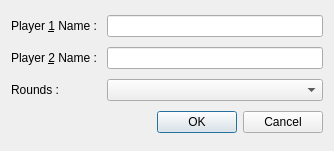
<?xml version="1.0" encoding="UTF-8"?>
<ui version="4.0">
 <class>ConfigurationDialog</class>
 <widget class="QDialog" name="ConfigurationDialog">
  <property name="geometry">
   <rect>
    <x>0</x>
    <y>0</y>
    <width>334</width>
    <height>151</height>
   </rect>
  </property>
  <property name="windowTitle">
   <string>Setup the game</string>
  </property>
  <layout class="QGridLayout" name="gridLayout">
   <item row="2" column="0">
    <widget class="QLabel" name="label_3">
     <property name="text">
      <string>Rounds :</string>
     </property>
    </widget>
   </item>
   <item row="0" column="0">
    <widget class="QLabel" name="label">
     <property name="text">
      <string>Player &amp;1 Name : </string>
     </property>
     <property name="buddy">
      <cstring>player1Name</cstring>
     </property>
    </widget>
   </item>
   <item row="1" column="0">
    <widget class="QLabel" name="label_2">
     <property name="text">
      <string>Player &amp;2 Name :</string>
     </property>
     <property name="buddy">
      <cstring>player2Name</cstring>
     </property>
    </widget>
   </item>
   <item row="0" column="1">
    <widget class="QLineEdit" name="player1Name"/>
   </item>
   <item row="1" column="1">
    <widget class="QLineEdit" name="player2Name"/>
   </item>
   <item row="5" column="0" colspan="2">
    <widget class="QDialogButtonBox" name="buttonBox">
     <property name="orientation">
      <enum>Qt::Horizontal</enum>
     </property>
     <property name="standardButtons">
      <set>QDialogButtonBox::Cancel|QDialogButtonBox::Ok</set>
     </property>
    </widget>
   </item>
   <item row="2" column="1">
    <widget class="QComboBox" name="numberRounds">
     <property name="toolTip">
      <string>&lt;html&gt;&lt;head/&gt;&lt;body&gt;&lt;p&gt;Choose the number of rounds to win a game&lt;/p&gt;&lt;/body&gt;&lt;/html&gt;</string>
     </property>
     <property name="editable">
      <bool>false</bool>
     </property>
     <property name="maxVisibleItems">
      <number>3</number>
     </property>
    </widget>
   </item>
  </layout>
 </widget>
 <tabstops>
  <tabstop>player1Name</tabstop>
  <tabstop>player2Name</tabstop>
 </tabstops>
 <resources/>
 <connections>
  <connection>
   <sender>buttonBox</sender>
   <signal>accepted()</signal>
   <receiver>ConfigurationDialog</receiver>
   <slot>accept()</slot>
   <hints>
    <hint type="sourcelabel">
     <x>231</x>
     <y>232</y>
    </hint>
    <hint type="destinationlabel">
     <x>157</x>
     <y>274</y>
    </hint>
   </hints>
  </connection>
  <connection>
   <sender>buttonBox</sender>
   <signal>rejected()</signal>
   <receiver>ConfigurationDialog</receiver>
   <slot>reject()</slot>
   <hints>
    <hint type="sourcelabel">
     <x>295</x>
     <y>236</y>
    </hint>
    <hint type="destinationlabel">
     <x>286</x>
     <y>274</y>
    </hint>
   </hints>
  </connection>
  <connection>
   <sender>player1Name</sender>
   <signal>textChanged(QString)</signal>
   <receiver>ConfigurationDialog</receiver>
   <slot>updateOkButtonState()</slot>
   <hints>
    <hint type="sourcelabel">
     <x>164</x>
     <y>72</y>
    </hint>
    <hint type="destinationlabel">
     <x>98</x>
     <y>19</y>
    </hint>
   </hints>
  </connection>
  <connection>
   <sender>player2Name</sender>
   <signal>textChanged(QString)</signal>
   <receiver>ConfigurationDialog</receiver>
   <slot>updateOkButtonState()</slot>
   <hints>
    <hint type="sourcelabel">
     <x>252</x>
     <y>143</y>
    </hint>
    <hint type="destinationlabel">
     <x>209</x>
     <y>20</y>
    </hint>
   </hints>
  </connection>
 </connections>
 <slots>
  <slot>updateOkButtonState()</slot>
 </slots>
</ui>
